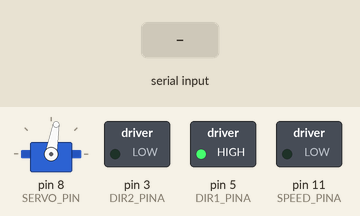
Bench run of a sketch on a simulated Arduino Uno, built with avr-gcc and run on an emulated ATmega328P. Shown: servo, switched loads named in the sketch (green lamp = pin HIGH). Inputs (shaded band) come from the test bench.

Above: at 1.2 s.
1.3 s: byte 1 (1) received over Serial
At 2.0 s:
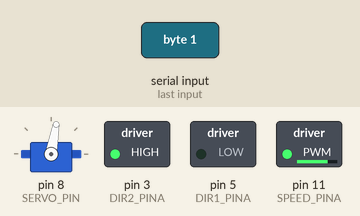
2.8 s: byte 2 (2) received over Serial
At 3.1 s:
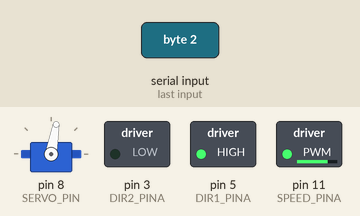
4.3 s: byte 3 (3) received over Serial
At 5.5 s:
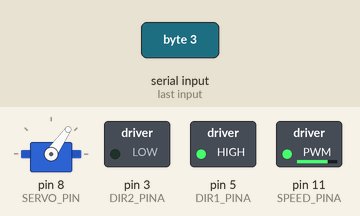
5.8 s: byte 0 (0) received over Serial
At 6.3 s:
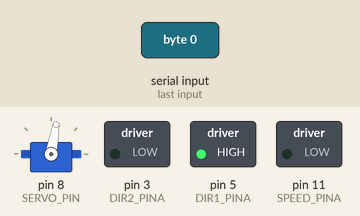
7.3 s: byte 4 (4) received over Serial
At 8.1 s:
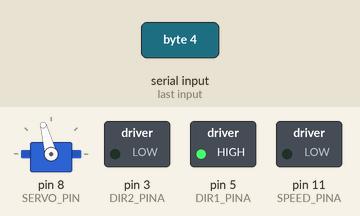
8.8 s: byte 6 (6) received over Serial
At 10.1 s:
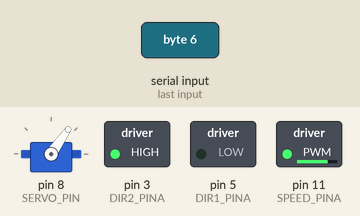
Timing chart, 0 to 11.3 s (numbered marks = the images above; inputs shaded):
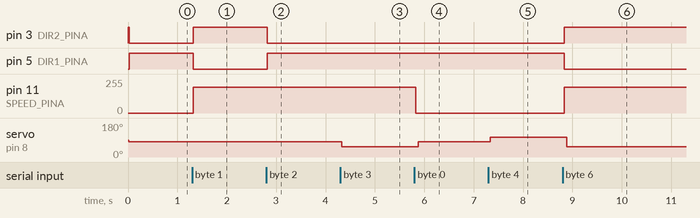

The sketch:

CarController.ino
```cpp
/*
* CarController
*
* By Philip E, Henrik F
* 2017-04-05 12:05
*
* Program for stopping motor in the event of obstacle
* and allowing steering
*/

#include <Servo.h>

Servo pointer;
const byte SERVO_PIN = 8;

/* Motor Driver */
const byte DIR1_PINA = 5;  //Backwards pin
const byte DIR2_PINA = 3; //Forwards pin
const byte SPEED_PINA = 11; // Needs to be a PWM pin to be able to control motor speed
const byte MOTOR_SPEED = 195; //Change motor speed

//Middle point of the servo
const byte MIDDLE_POINT_SERVO = 50;
int command = 0;
int lastCommand = 0;
int time = 50;

/**
 *  Setup function which is called first in the program, used for configuration
 */

void setup(){
    //Serial runs at 115 200 Baud
	Serial.begin(115200);

	//Define L298N Dual H-Bridge Motor Controller Pins

	pinMode(DIR1_PINA,OUTPUT);
	pinMode(DIR2_PINA,OUTPUT);
	pinMode(SPEED_PINA,OUTPUT);
	pointer.attach(SERVO_PIN);

    //Set default values (stop motor and keep wheels straight)
	motor_run(0, 1, 10);
	steer(MIDDLE_POINT_SERVO, 10);
}

/**
 * Loop forever while the Arduino has power, will constantly listen
 * to serial-port for inputs, interprets command as well as stores it.
 */

void loop(){
    if (Serial.available() > 0){
      command = Serial.read();
    }

    send_command(command,time);
    lastCommand = command;
}

/**
 *  Set car at its default state if command 0 is passed
 */
void reset(){
	motor_run(0, 0, 50);

	steer(MIDDLE_POINT_SERVO, 50);
}

/**
 *  Controls the speed of the motor as well as the direction of the
 *  DC-motor.
 *
 * @param   speed the speed of the motor to keep which is a value between 0 (stop) and 255 (full power)
 * @param   direction direction of the motor, where 1 means forward and 0 is backwards
 * @param   time embedded delay of operation, usually 50 milliseconds
 */

void motor_run(int speed, int direction, int time){
    if(direction == 1){
        analogWrite(SPEED_PINA, speed);//Sets speed variable via PWM
        digitalWrite(DIR1_PINA, LOW);
        digitalWrite(DIR2_PINA, HIGH);
    }
    else if (direction == 0) {
        analogWrite(SPEED_PINA, speed);
        digitalWrite(DIR1_PINA, HIGH);
        digitalWrite(DIR2_PINA, LOW);
    }

    delay(time);
}

/**
 * @param   capacity capacity is the direction to steer from 0 to 100, where 0 is to
 *          the right viewed from the forward direction of the car.
 * @param   time embedded delay of operation, usually 50 milliseconds.
 */

void steer(int capacity, int time){
    if(capacity > 100 || capacity < 0){
       capacity = MIDDLE_POINT_SERVO;
    }

    int adjustment = 10.24 * capacity;

    /*
    *   Steering was adjusted several times to meet the needs
    *   of accurate steering. The servo can be steered up to
    *   55 degrees in one direction and 105 in the other,
    *   and is mapped accordingly to the map-function.
    */
    int pos = map(adjustment, 0, 1023, 55, 105);
    pointer.write(pos);

    delay(time);
}

/**
 * @param   command the command that was passed through serial-port
 * @param   time embedded delay of operation, usually 50 milliseconds
 */

void send_command(int command, int time){
  switch (command){

     //reset command
     case 0: reset(); break;

     // simple command
     case 1:
        //Forward
     	motor_run(MOTOR_SPEED, 1, time);
        break;
     case 2:
        //Backward
     	motor_run(MOTOR_SPEED, 0, time);
        break;
     case 3:
        //Right
     	steer(0, time);
        break;
     case 4:
        //Left
     	steer(100, time);
        break;

     //complex command
     case 6:
        //Forward right
     	motor_run(MOTOR_SPEED, 1, time);
        steer(0, time);
        break;
     case 7:
        //Forward left
     	motor_run(MOTOR_SPEED, 1, time);
        steer(100,time);
        break;
     case 8:
        //Backward right
     	steer(0,time);
        motor_run(MOTOR_SPEED, 0, time);
        break;
     case 9:
        //Backward left
     	steer(100,time);
        motor_run(MOTOR_SPEED, 0, time);
        break;
     default: Serial.print("Invalid Command\n");
    }
}
```

Measured:
- after the input at 1.3 s, pin 3 (DIR2_PINA): LOW → HIGH at once; pin 5 (DIR1_PINA): HIGH → LOW at once; pin 11 (SPEED_PINA): 0/255 → 195/255 at once
- after the input at 2.8 s, pin 3 (DIR2_PINA): HIGH → LOW at once; pin 5 (DIR1_PINA): LOW → HIGH at once
- after the input at 4.3 s, servo on pin 8 (SERVO_PIN): 80° → 55° at once
- after the input at 5.8 s, pin 11 (SPEED_PINA): 195/255 → 0/255 at once; servo on pin 8 (SERVO_PIN): 55° → 80° after 0.08 s
- after the input at 7.3 s, servo on pin 8 (SERVO_PIN): 80° → 105° at once
- after the input at 8.8 s, pin 3 (DIR2_PINA): LOW → HIGH at once; pin 5 (DIR1_PINA): HIGH → LOW at once; pin 11 (SPEED_PINA): 0/255 → 195/255 at once; servo on pin 8 (SERVO_PIN): 105° → 55° after 0.09 s
